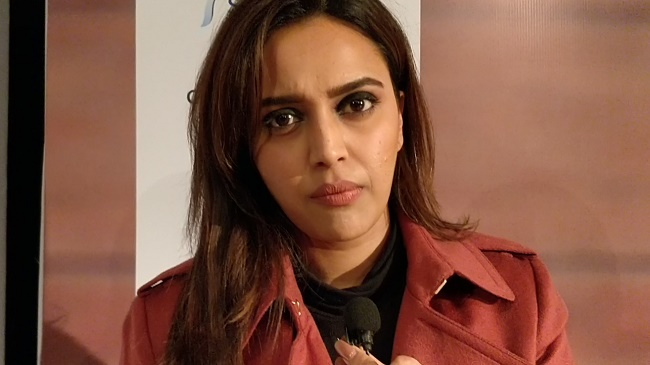
#> input picture Screenshot.jpg, 650 x 365 px
$ python main2.py
#> lines starting #> are read from the running program, lines starting #| are printed output that depends on the picture; after the words box and inside, x2 and y2 are one past the last pixel; in counts of white or black regions, pixels touching at a corner belong together
import cv2
img = cv2.imread('Screenshot.jpg',0)
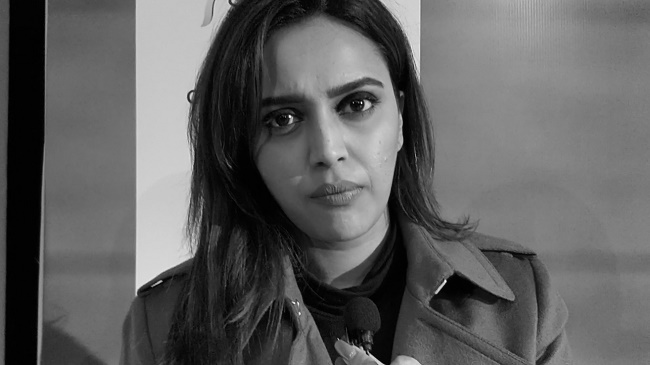
#> img: shape (365, 650); min 0, max 255, mean 95.1
cv2.imshow("Gray",img)
cv2.waitKey(0)
ret,bw=cv2.threshold(img,127,255,cv2.THRESH_BINARY)
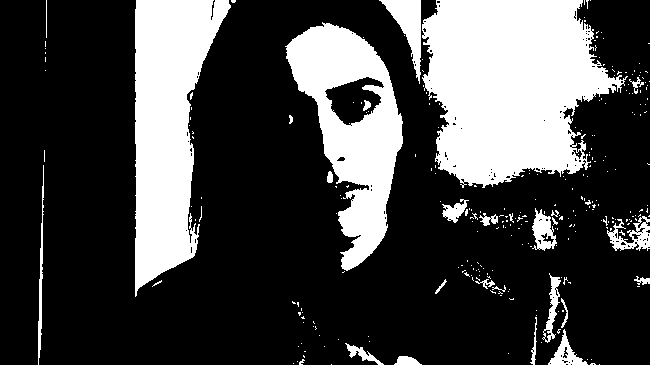
#> bw: shape (365, 650); 27% white; 282 white regions (255 under 20 px), largest, box (x1, y1, x2, y2) and area: (422, 0, 628, 188) 26950, (135, 0, 231, 297) 17171, (285, 22, 403, 271) 13523
cv2.imshow("Binary",bw)
cv2.waitKey(0)
cv2.destroyAllWindows()
